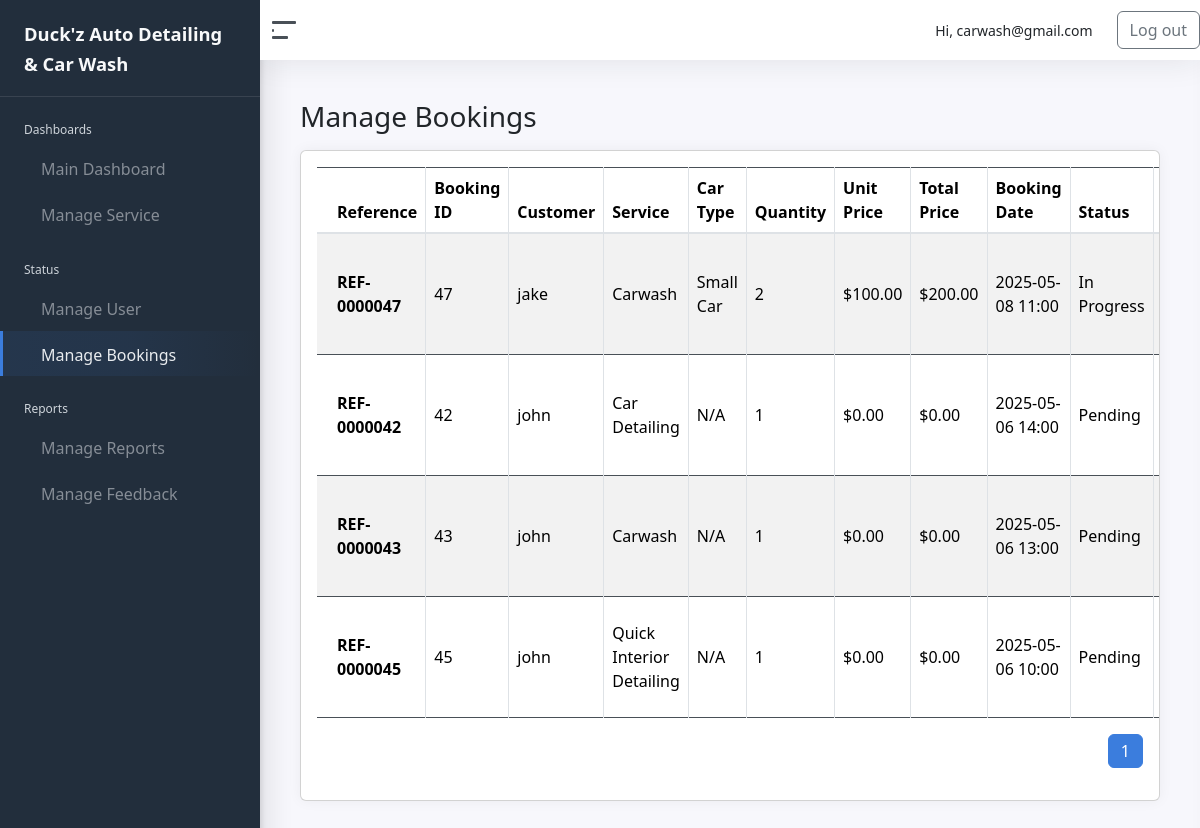
The page /admin/manage_bookings.php (signed in) on the database its author committed.
### tables this page shows
CREATE TABLE `bookings` (
  `BookingID` int(11) NOT NULL,
  `CustomerID` int(11) NOT NULL,
  `ServiceID` int(11) NOT NULL,
  `BookingDate` datetime DEFAULT current_timestamp(),
  `StatusID` int(11) DEFAULT 1,
  `NumberOfCars` int(11) DEFAULT 1,
  `CarType` varchar(50) DEFAULT NULL,
  `CarQuantity` int(11) NOT NULL DEFAULT 1,
  `CarTypeID` int(11) NOT NULL,
  `EmployeeID` int(11) DEFAULT NULL
);

CREATE TABLE `customer` (
  `CustomerID` int(11) NOT NULL,
  `Username` varchar(50) NOT NULL,
  `EmailAddress` varchar(100) NOT NULL,
  `Age` int(11) DEFAULT NULL,
  `Password` varchar(255) NOT NULL,
  `ConfirmPassword` varchar(255) NOT NULL,
  `ProfilePicture` varchar(255) DEFAULT NULL,
  `ServiceID` int(11) DEFAULT NULL,
  `BookingDate` datetime DEFAULT NULL,
  `StatusID` int(11) DEFAULT 1,
  `is_google_user` tinyint(1) DEFAULT 0,
  `Status` enum('Active','Blocked') NOT NULL DEFAULT 'Active',
  `otp_code` varchar(6) DEFAULT NULL,
  `otp_expires_at` datetime DEFAULT NULL
);

CREATE TABLE `service` (
  `ServiceID` int(11) NOT NULL,
  `ServiceName` varchar(100) NOT NULL,
  `Description` text DEFAULT NULL,
  `ImagePath` varchar(255) DEFAULT NULL,
  `BasePrice` decimal(10,2) NOT NULL DEFAULT 0.00,
  `EstimatedDuration` int(11) NOT NULL DEFAULT 60 COMMENT 'Duration in minutes'
);

CREATE TABLE `car_types` (
  `CarTypeID` int(11) NOT NULL,
  `TypeName` varchar(50) NOT NULL,
  `Description` varchar(255) DEFAULT NULL,
  `BasePrice` decimal(10,2) NOT NULL,
  `EstimatedDuration` int(11) NOT NULL COMMENT 'Duration in minutes'
);

CREATE TABLE `status` (
  `StatusID` int(11) NOT NULL,
  `StatusName` varchar(20) NOT NULL
);

### admin/includes/reference.php (called while the page is built)
<?php
function generateBookingReference($bookingID) {
    return 'REF-' . str_pad($bookingID, 7, '0', STR_PAD_LEFT);
}
?>

### admin/manage_bookings.php (the view, shortened to what this page needs)
<?php
require_once '../connection/conn.php';
require_once 'includes/reference.php';
$limit = 10;
$page = max((int)($_GET['page'] ?? 1), 1);
$offset = ($page - 1) * $limit;
$totalBookings = mysqli_fetch_assoc(mysqli_query($conn, "SELECT COUNT(*) AS total FROM bookings"))['total'];
$totalPages = ceil($totalBookings / $limit);
$query = "
    SELECT
        b.BookingID,
        b.BookingDate,
        b.StatusID,
        c.Username AS CustomerName,
        s.ServiceName,
        st.StatusName,
        ct.TypeName AS CarType,
        b.CarQuantity,
        ct.BasePrice,
        (b.CarQuantity * ct.BasePrice) AS TotalPrice
    FROM bookings b
    JOIN customer c ON b.CustomerID = c.CustomerID
    JOIN service s ON b.ServiceID = s.ServiceID
    JOIN status st ON b.StatusID = st.StatusID
    LEFT JOIN car_types ct ON b.CarTypeID = ct.CarTypeID
    ORDER BY b.BookingDate DESC
    LIMIT $limit OFFSET $offset
";
$result = mysqli_query($conn, $query);
?>
<!DOCTYPE html>
<html lang="en">
<?php include 'includes/head.php'; ?>
<body>
<div class="wrapper">
    <?php include 'includes/sidebar.php'; ?>
    <div class="main">
        <?php include 'includes/navbar.php'; ?>
        <main class="content">
            <div class="container-fluid p-0">
                <h1 class="h3 mb-3">Manage Bookings</h1>
                <div class="card">
                    <div class="card-body table-responsive">
                        <table class="table table-striped table-bordered">
                            <thead>
                                <tr>
                                    <th>Reference</th>
                                    <th>Booking ID</th>
                                    <th>Customer</th>
                                    <th>Service</th>
                                    <th>Car Type</th>
                                    <th>Quantity</th>
                                    <th>Unit Price</th>
                                    <th>Total Price</th>
                                    <th>Booking Date</th>
                                    <th>Status</th>
                                    <th>Action</th>
                                </tr>
                            </thead>
                            <tbody>
                                <?php while ($row = mysqli_fetch_assoc($result)) : ?>
                                    <tr>
                                        <td><strong><?= generateBookingReference($row['BookingID']); ?></strong></td>
                                        <td><?= $row['BookingID']; ?></td>
                                        <td><?= htmlspecialchars($row['CustomerName']); ?></td>
                                        <td><?= htmlspecialchars($row['ServiceName']); ?></td>
                                        <td><?= htmlspecialchars($row['CarType'] ?? 'N/A'); ?></td>
                                        <td><?= $row['CarQuantity']; ?></td>
                                        <td>$<?= number_format($row['BasePrice'] ?? 0, 2); ?></td>
                                        <td>$<?= number_format($row['TotalPrice'] ?? 0, 2); ?></td>
                                        <td><?= date('Y-m-d H:i', strtotime($row['BookingDate'])); ?></td>
                                        <td><?= htmlspecialchars($row['StatusName']); ?></td>
                                        <td>
                                        </td>
                                    </tr>
                                <?php endwhile; ?>
                            </tbody>
                        </table>
                        <div class="d-flex justify-content-end mt-3">
                            <nav>
                                <ul class="pagination">
                                    <?php for ($i = 1; $i <= $totalPages; $i++): ?>
                                        <li class="page-item <?= ($i == $page) ? 'active' : ''; ?>">
                                            <a class="page-link" href="?page=<?= $i; ?>"><?= $i; ?></a>
                                        </li>
                                    <?php endfor; ?>
                                </ul>
                            </nav>
                        </div>
                    </div>
                </div>
            </div>
        </main>
    </div>
</div>
<link href="https://cdn.jsdelivr.net/npm/bootstrap@5.3.3/dist/css/bootstrap.min.css" rel="stylesheet">
</body>
</html>

### admin/css/admin-style.css (style rules this page uses)
html { scroll-behavior: smooth; }
body { background-color: #f8f9fa; font-family: 'Segoe UI', Tahoma, Geneva, Verdana, sans-serif; color: #333; }
.content { max-height: 100vh; overflow-y: auto; }
.wrapper { height: 100vh; }
.main { flex: 1; overflow-y: auto; padding-bottom: 50px; height: calc(100vh - 60px); }
.card { border: 1px solid #ddd; margin-bottom: 20px; transition: transform 0.3s ease-in-out, box-shadow 0.3s ease; border-radius: 10px; opacity: 0; animation: fadeInUp 0.8s forwards; }
.card-body { padding: 20px; background-color: #ffffff; border-radius: 10px; }

### rows shown on the page
bookings: BookingID "REF-0000047", BookingID "47", CustomerID.Username "jake", ServiceID.ServiceName "Carwash", CarTypeID.TypeName "Small Car", CarQuantity "2", CarTypeID.BasePrice "100.00", TotalPrice "200.00", BookingDate "2025-05-08 11:00", StatusID.StatusName "In Progress"
bookings: BookingID "REF-0000042", BookingID "42", CustomerID.Username "john", ServiceID.ServiceName "Car Detailing", CarType "N/A", CarQuantity "1", BasePrice "0.00", TotalPrice "0.00", BookingDate "2025-05-06 14:00", StatusID.StatusName "Pending"
bookings: BookingID "REF-0000043", BookingID "43", CustomerID.Username "john", ServiceID.ServiceName "Carwash", CarType "N/A", CarQuantity "1", BasePrice "0.00", TotalPrice "0.00", BookingDate "2025-05-06 13:00", StatusID.StatusName "Pending"
bookings: BookingID "REF-0000045", BookingID "45", CustomerID.Username "john", ServiceID.ServiceName "Quick Interior Detailing", CarType "N/A", CarQuantity "1", BasePrice "0.00", TotalPrice "0.00", BookingDate "2025-05-06 10:00", StatusID.StatusName "Pending"

### other values the page prints
$_SESSION["email"] "carwash@gmail.com"
